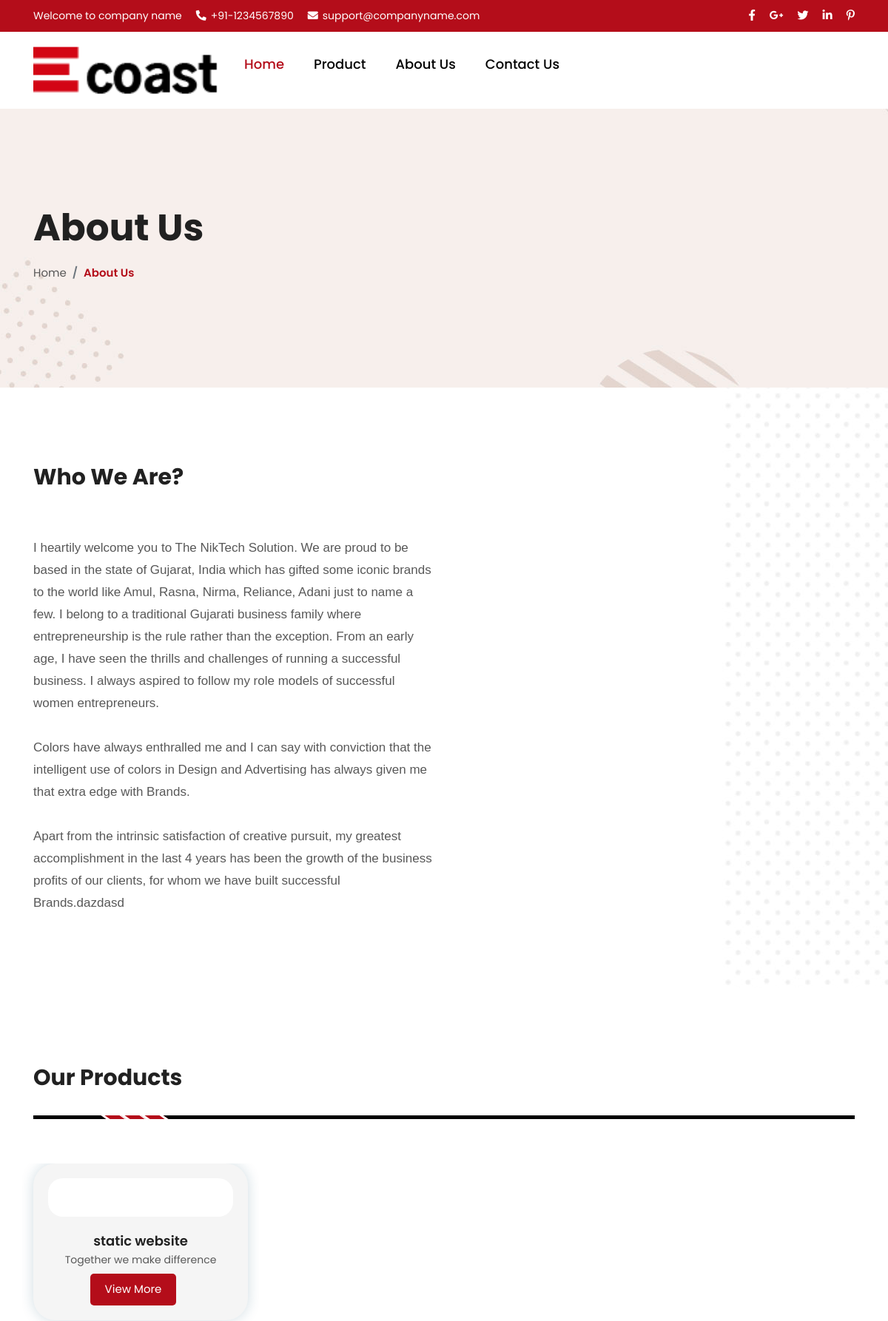
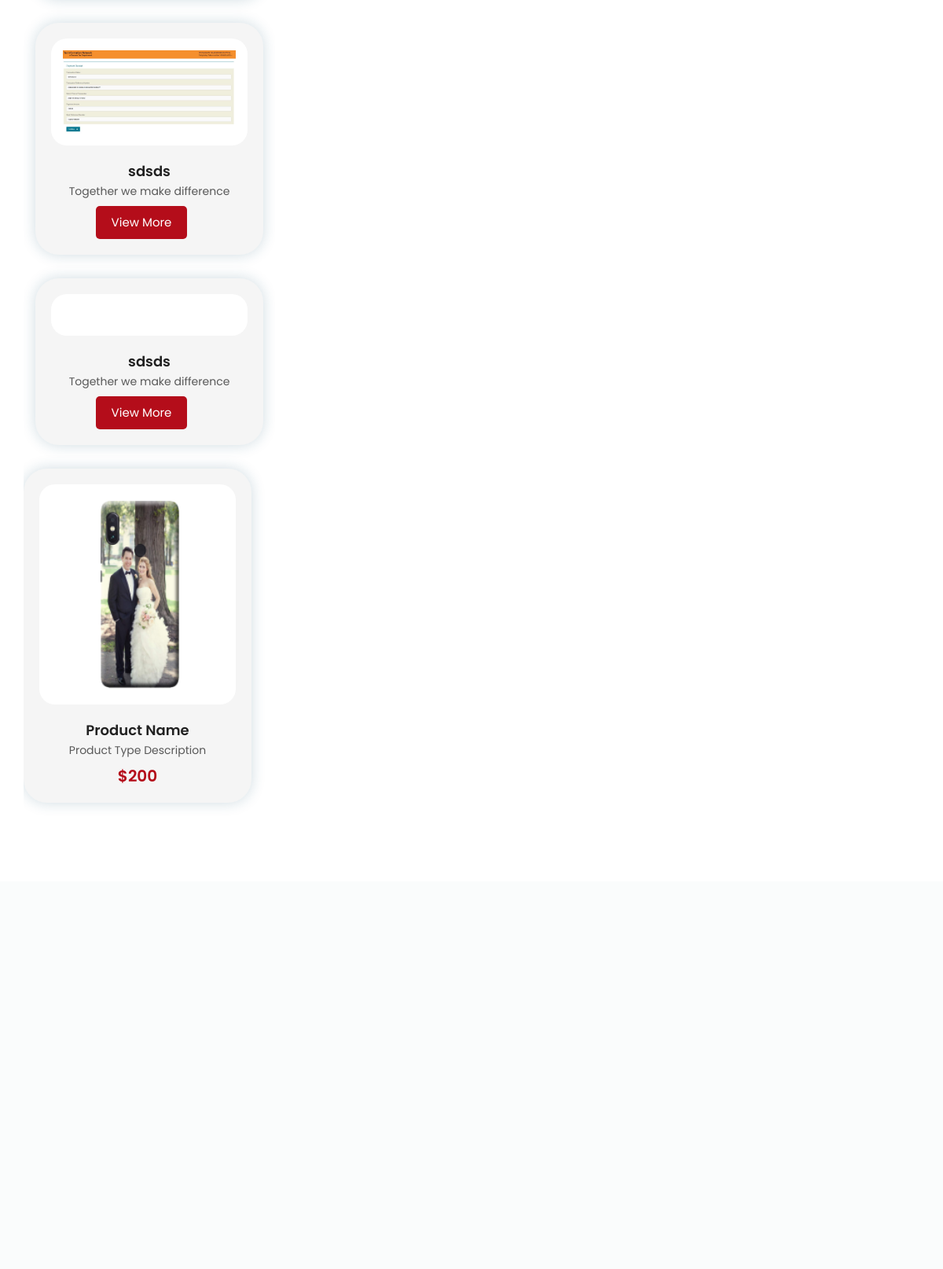
The page /about-us.php (upper part) on the database its author committed (2 pictures, top to bottom).
### tables this page shows
CREATE TABLE `we_do` (
  `id` int(10) NOT NULL,
  `description` mediumtext NOT NULL,
  `image` mediumtext NOT NULL,
  `dt_created` datetime NOT NULL DEFAULT current_timestamp(),
  `dt_updated` timestamp NOT NULL DEFAULT current_timestamp() ON UPDATE current_timestamp()
);

CREATE TABLE `portfolio_category` (
  `id` int(10) NOT NULL,
  `cat_name` mediumtext NOT NULL,
  `title` varchar(1000) NOT NULL,
  `image` varchar(255) NOT NULL,
  `dt_created` datetime NOT NULL DEFAULT current_timestamp(),
  `dt_updated` timestamp NOT NULL DEFAULT current_timestamp() ON UPDATE current_timestamp()
);

### about-us.php (the view, shortened to what this page needs)
<!DOCTYPE html>
<html lang="en">
<head>
    <?php include('includes/headerscript.php');?>
</head>
<body>
    <?php include('includes/header.php');?>
    <section class="page-slider">
        <div class="hero-banner-content">
            <div class="container">
                <div class="row">
                    <div class="col-lg-6">
                        <h2 class="banner-title">About Us</h2>
                        <nav aria-label="breadcrumb">
                            <ol class="breadcrumb">
                                <li class="breadcrumb-item"><a href="index.php">Home</a></li>
                                <li class="breadcrumb-item active" aria-current="page">About Us</li>
                            </ol>
                        </nav>
                    </div>
                    <div class="col-lg-6">
                        <div class="about-slider-img">
                        </div>
                    </div>
                </div>
            </div>
        </div>
    </section>
    <section class="ws-section-spacing who-we-are">
        <div class="container">
            <div class="row">
                <div class="col-lg-12">
                    <h2 class="title">Who We Are?</h2>
                </div>
            </div>
            <div class="row">
                <?php
                        $query = "SELECT * FROM we_do order by id DESC";
                        $result1 = mysqli_query($connect, $query);
                        if (mysqli_num_rows($result1) > 0) {
                        while ($row = mysqli_fetch_assoc($result1)) {
                     ?>
                <div class="col-lg-6 col-md-12 col-sm-12">
                    <p class="who-we"><?php
                        echo html_entity_decode($row['description']);
                            ?></p>
                </div>
                <div class="col-lg-6 col-md-12 col-sm-12">
                    <div class="who-img">
                    </div>
                </div>
                  <?php
                           }
                        }
                        ?>
            </div>
        </div>
    </section>
    <section class="ws-section-spacing">
        <div class="container">
            <div class="row">
                <div class="col-lg-12">
                    <h3 class="title">Our Products</h3>
                    <div class="saprater title-bottom-spacing">
                        <ul>
                            <li class="saprater-box"></li>
                            <li class="saprater-box"></li>
                            <li class="saprater-box"></li>
                        </ul>
                    </div>
                </div>
            </div>
            <div class="row">
                <div class="product-slider">
                     <?php
                        $query = "SELECT * FROM portfolio_category order by id DESC";
                        $result1 = mysqli_query($connect, $query);
                        if (mysqli_num_rows($result1) > 0) {
                        while ($row = mysqli_fetch_assoc($result1)) {
                     ?>
              <div class="col-md-4">
                    <div class="product-card-bg " class="bg">
                        <div class="product-bg">
                            <a href="cat.php?cat_name=<?php echo $row['cat_name'];?>"><img src="images/product/<?php echo $row['image'];?>" class="wow zoomIn" data-wow-delay=".25s" data-wow-duration="1s"  data-wow-iteration="1" alt=""></a>
                        </div>
                        <div class="product-content">
                            <h5><a href="cat.php?cat_name=<?php echo $row['cat_name'];?>"><?php echo $row['cat_name'];?></a></h5>
                            <p><?php echo $row['title'];?></p>
                            <div class="p-button">
                                <a href="cat.php?cat_name=<?php echo $row['cat_name'];?>">View More</a>
                            </div>
                        </div>
                    </div>
                    </div>
                    <?php
                           }
                        }
                        ?>
                    <div class="product-card-bg">
                        <div class="product-bg">
                            <a href="#"><img src="images/8.png" class="wow zoomIn" data-wow-delay=".25s" data-wow-duration="1s"  data-wow-iteration="1" alt=""></a>
                        </div>
                        <div class="product-content">
                            <h5><a href="shop.php">Product Name</a></h5>
                            <p>Product Type Description</p>
                            <h4 class="price-text">$200</h4>
                        </div>
                    </div>
                </div>
            </div>
        </div>
    </section>
    <section class="ws-section-spacing patner-bg">
        <div class="container">
            <div class="row justify-content-center">
            </div>
        </div>
    </section>
</body>
</html>

### css/style.css (style rules this page uses)
body { color: #585858; line-height: 1.5; font-weight: 400; font-size: 15px; font-family: 'Poppins', sans-serif; }
p { margin:0; color: #585858; font-size: 16px; line-height: 27px; font-weight: 400; font-family: 'Poppins', sans-serif; }
h1, h2, h3, h4, h5, h6 { font-family: 'Poppins', sans-serif; margin: 0; color: #212121; font-weight: 600; }
h2 { font-size: 30px; line-height: 1.4; font-weight: 700; }
h3 { font-size: 30px; line-height: 1.4; font-weight: 700; }
h4 { font-size: 24px; line-height: 1.4; font-weight: 600; }
h5 { font-size: 20px; line-height: 1.4; font-weight: 500; }
a { transition: all 0.3s ease 0s; text-decoration:none; font-family: 'Poppins', sans-serif; }
span, a, a:hover { text-decoration: none; color: inherit; outline: none; }
ul li { font-family: 'Poppins', sans-serif; list-style: none; }
ul { margin: 0; padding: 0; }
img { width: 100%; max-width: 100%; }
.ws-section-spacing { padding: 100px 0 70px; }
.title-bottom-spacing { margin-bottom: 60px; }
.saprater { display: block; background: #000; height: 5px; position: relative; }
li.saprater-box { display: inline-block; background: #b40d1a; width: 30px; height: 5px; transform: skewX(55deg); margin-right: -7px; border-right: 5px solid #fff; border-left: 5px solid #fff; }
.saprater ul { line-height: 0; margin-left: 95px; }
.title { margin-bottom: 30px; }
.product-card-bg { width: 255px !important; padding: 20px; background: #f5f5f5; box-shadow: 0px 0px 18px 0px rgba(19, 82, 111, 0.2); border-radius: 30px; text-align:center; margin-bottom: 30px; }
.product-bg img { margin: 0 auto; width: 100%; height: auto; }
.product-bg { background: #fff; display: block; padding: 15px; border-radius: 20px; transition: all 0.3s ease-in-out 0s; -moz-transition: all 0.3s ease-in-out 0s; -o-transition: all 0.3s ease-in-out 0s; -webkit-transition: all 0.3s ease-in-out 0s; -ms-transition: all 0.3s ease-in-out 0s; }
.product-content h5 { font-size: 18px; font-weight: 600; transition: all 0.3s ease-in-out 0s; -moz-transition: all 0.3s ease-in-out 0s; -o-transition: all 0.3s ease-in-out 0s; -webkit-transition: all 0.3s ease-in-out 0s; -ms-transition: all 0.3s ease-in-out 0s; }
.product-content p { color: #585858; font-size: 14px; font-weight: 400; margin-bottom: 5px; }
.product-content { padding-top: 20px; }
h4.price-text { font-size: 20px; color: #b40d1a; }
.product-slider { overflow: hidden; }
h2.banner-title { font-size: 50px; margin-bottom: 15px; }
.page-slider { background-image: url(../images/about-slider.jpg); height: 377px; background-repeat: no-repeat; overflow: hidden; }
.hero-banner-content { position: relative; top: 50%; left: 50%; transform: translate(-50%, -50%); }
ol.breadcrumb { background: none; padding: 0; }
li.breadcrumb-item.active { background: none; color: #b40d1a; font-weight: 600; }
.about-slider-img { position: absolute; top: -39%; width: 85%; left: 15%; }
.who-we-are { background-image: url(../images/who-we-are.jpg); height: auto; background-repeat: no-repeat; }
.who-we { margin-bottom: 30px; }
.who-img { margin-bottom: 30px; }
.p-button a { background: #b40d1a; color: #fff; padding: 10px 20px; border-radius: 5px; display: inline-block; margin-right: 20px; transition: all 0.3s ease-in-out 0s; -moz-transition: all 0.3s ease-in-out 0s; -o-transition: all 0.3s ease-in-out 0s; -webkit-transition: all 0.3s ease-in-out 0s; -ms-transition: all 0.3s ease-in-out 0s; }
.patner-bg { background-color: #fafcfc; }

### css/responsive.css (style rules this page uses)
@media (max-width: 1280px) { .product-card-bg { width: 290px !important; } }
@media (max-width: 1200px) { .about-slider-img { top: -14%; } }

### rows shown on the page
we_do: description "I heartily welcome you to The NikTech Solution. We are proud to be based in the state of Gujarat, India which has gifted some iconic brands to the world like Amul, Rasna, Nirma, Reliance, Adani just to name a few. I belong to a traditional Gujarati business family where entrepreneurship is the rule rather than the exception. From an early age, I have seen the thrills and challenges of running a successful business. I always aspired to follow my role models of successful women entrepreneurs. Colors have always enthralled me and I can say with conviction that the intelligent use of colors in Design and Advertising has always given me that extra edge with Brands. Apart from the intrinsic…"
portfolio_category: cat_name "static website", title "Together we make difference"
portfolio_category: image (picture), cat_name "sdsds", title "Together we make difference"
portfolio_category: cat_name "sdsds", title "Together we make difference"
